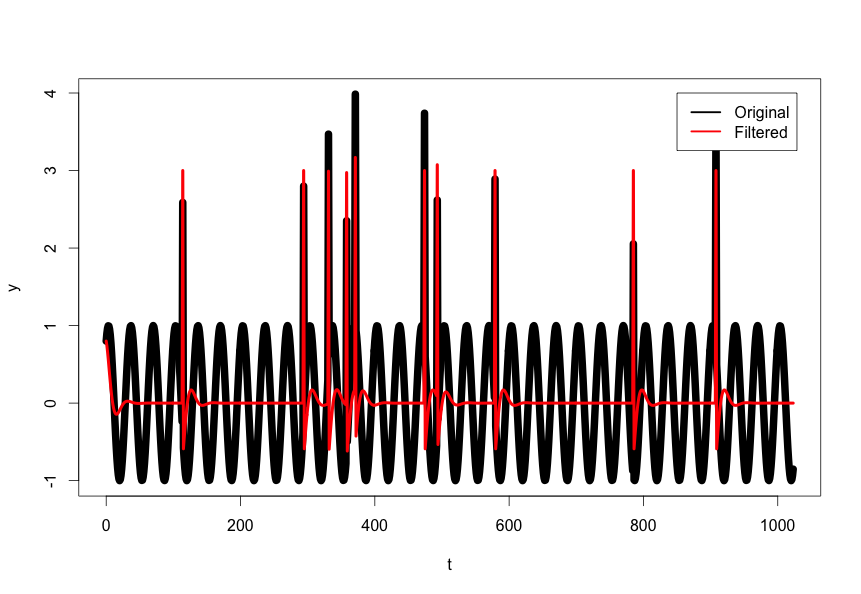

Recreate this plot in R.
# 24782
# install.packages('signal')

T <- 1024
t <- 0:(T-1)

fs <- 1000
omega <- 2*pi*30/1000
phi <- 0.9279835

x <- sin(omega*t + phi)

changed <- sample(1:T, 10)

y <- x
y[changed] <- y[changed] + 3

alpha <- 0.9
num <- c(1, -2*cos(omega), 1)
den <- c(1, -2*alpha*cos(omega), alpha*alpha)

yf <- signal::filter(num, den, y)

plot(t,y, type="l", lwd=10)
lines(t,yf, col="red", lwd=4)

legend(850, 4, c("Original", "Filtered"), lwd=c(2.5,2.5),col=c("black","red"))
